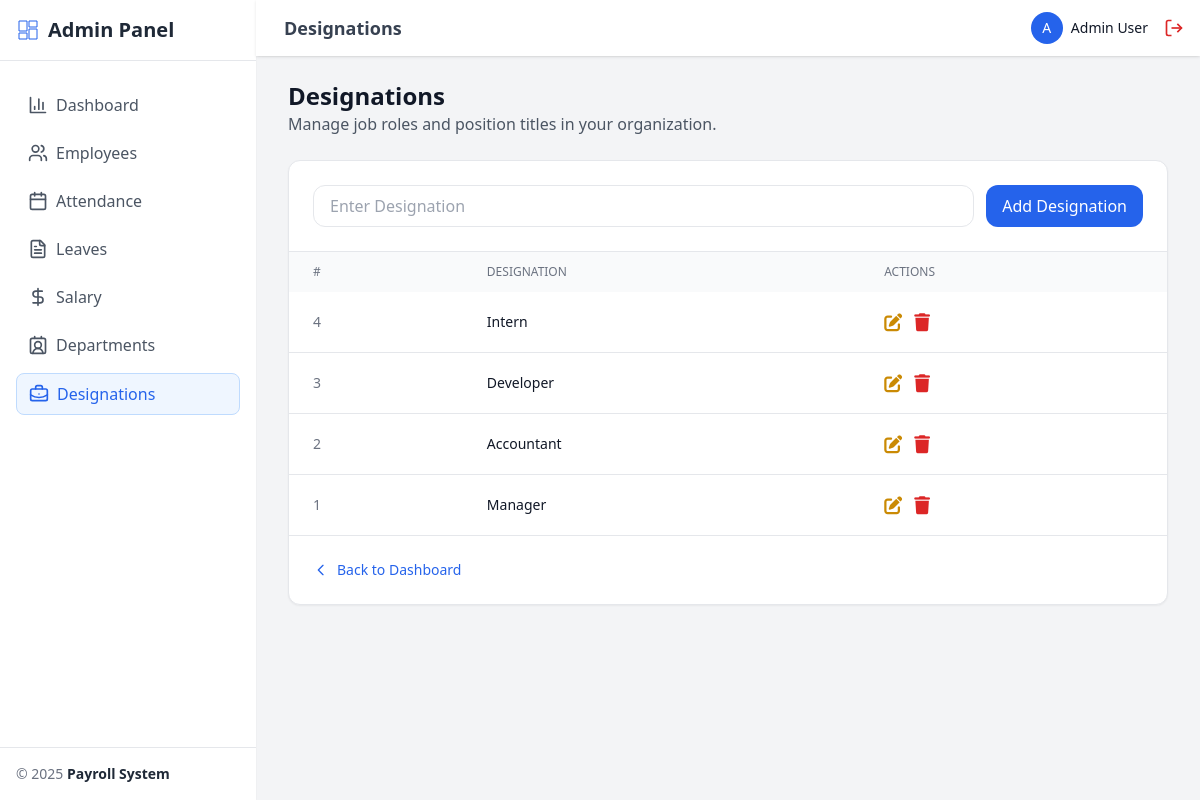
Screenshot of /admin/designations.php (signed in) with the database file from the repository.
### tables this page shows
CREATE TABLE designations (
    id INT AUTO_INCREMENT PRIMARY KEY,
    title VARCHAR(100) NOT NULL
);

### admin/designations.php (the view, shortened to what this page needs)
<?php
require '../includes/auth.php';
$result = $conn->query("SELECT * FROM designations ORDER BY id DESC");
$edit = null;
?>
<!DOCTYPE html>
<html lang="en">
<head>
  <script src="https://cdn.tailwindcss.com"></script>
  <link href="https://cdnjs.cloudflare.com/ajax/libs/font-awesome/6.5.0/css/all.min.css" rel="stylesheet">
  <link rel="stylesheet" href="../assets/css/style.css">
</head>
<body class="bg-gray-100">
  <?php include '../includes/sidebar.php'; ?>
  <div class="flex-1 flex flex-col min-h-screen md:ml-64">
    <?php include '../includes/header.php'; ?>
    <main class="flex-1 pt-20 px-4 md:px-8 pb-8">
      <div class="mb-6">
        <h2 class="text-2xl font-bold text-gray-900">Designations</h2>
        <p class="text-gray-600">Manage job roles and position titles in your organization.</p>
      </div>
      <div class="bg-white rounded-xl shadow-sm border border-gray-200">
        <div class="p-6 border-b border-gray-200">
          <form method="post" class="flex flex-col sm:flex-row gap-3">
            <input
              type="text"
              name="designation"
              placeholder="Enter Designation"
              value="<?= $edit ? htmlspecialchars($edit['title']) : '' ?>"
              class="flex-1 border rounded-xl px-4 py-2 focus:ring-2 focus:ring-blue-500"
              required>
            <?php if ($edit): ?>
              <button type="submit" name="edit" value="<?= $edit['id'] ?>"
                class="px-4 py-2 bg-yellow-600 text-white rounded-xl hover:bg-yellow-700">
                Update
              </button>
              <a href="designations.php"
                class="px-4 py-2 border rounded-xl text-gray-600 hover:bg-gray-50">
                Cancel
              </a>
            <?php else: ?>
              <button type="submit" name="add"
                class="px-4 py-2 bg-blue-600 text-white rounded-xl hover:bg-blue-700">
                Add Designation
              </button>
            <?php endif; ?>
          </form>
        </div>
        <div class="hidden md:block overflow-x-auto">
          <table class="w-full text-sm">
            <thead class="bg-gray-50">
              <tr>
                <th class="px-6 py-3 text-left text-xs font-medium text-gray-500 uppercase">#</th>
                <th class="px-6 py-3 text-left text-xs font-medium text-gray-500 uppercase">Designation</th>
                <th class="px-6 py-3 text-left text-xs font-medium text-gray-500 uppercase">Actions</th>
              </tr>
            </thead>
            <tbody class="divide-y">
              <?php $result->data_seek(0); ?>
              <?php while ($row = $result->fetch_assoc()): ?>
                <tr class="hover:bg-gray-50 transition">
                  <td class="px-6 py-4 text-gray-500"><?= $row['id'] ?></td>
                  <td class="px-6 py-4 font-medium text-gray-900"><?= htmlspecialchars($row['title']) ?></td>
                  <td class="px-6 py-4">
                    <div class="flex space-x-3 text-lg">
                      <a href="?edit=<?= $row['id'] ?>"
                        class="text-yellow-600 hover:text-yellow-800">
                        <i class="fa-solid fa-pen-to-square"></i>
                      </a>
                      <a href="?delete=<?= $row['id'] ?>"
                        onclick="return confirm('Delete this designation?')"
                        class="text-red-600 hover:text-red-800">
                        <i class="fa-solid fa-trash"></i>
                      </a>
                    </div>
                  </td>
                </tr>
              <?php endwhile; ?>
            </tbody>
          </table>
        </div>
        <div class="p-6 border-t border-gray-200">
          <a href="dashboard.php" class="text-blue-600 hover:text-blue-800 flex items-center text-sm">
            <svg xmlns="http://www.w3.org/2000/svg" class="w-4 h-4 mr-2" fill="none" viewBox="0 0 24 24" stroke="currentColor">
              <path stroke-linecap="round" stroke-linejoin="round" stroke-width="2" d="M15 19l-7-7 7-7"></path>
            </svg> Back to Dashboard
          </a>
        </div>
      </div>
    </main>
  </div>
</body>
</html>

### assets/css/style.css (style rules this page uses)
* { margin: 0; padding: 0; box-sizing: border-box; }

### rows the page displays
designations: id "4", title "Intern"
designations: id "3", title "Developer"
designations: id "2", title "Accountant"
designations: id "1", title "Manager"

### other values shown
$item['title'] "Dashboard"
$item['title'] "Employees"
$item['title'] "Attendance"
$item['title'] "Leaves"
$item['title'] "Salary"
$item['title'] "Departments"
$item['title'] "Designations"
$pageTitle "Designations"
substr($emp['name'], 0, 1) "A"
$emp['name'] "Admin User"
